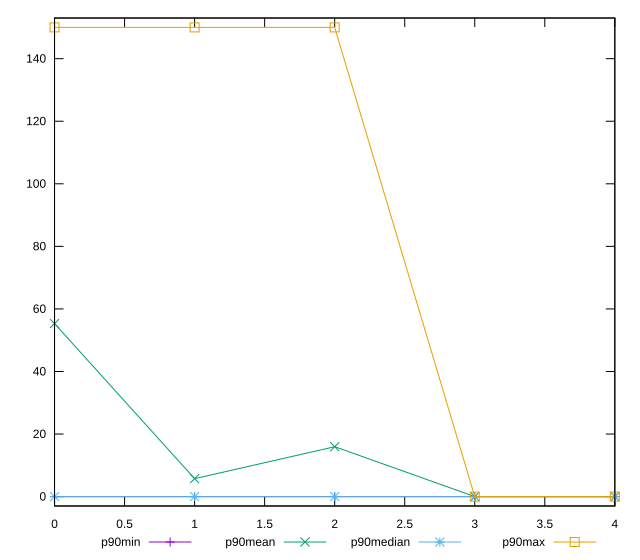

Here is the gnuplot script that generated this plot:
reset

$p90Min <<EOF
0 0
1 0
2 0
3 0
4 0
EOF

$p90Mean <<EOF
0 55.319148936170215
1 5.74468085106383
2 15.957446808510639
3 0
4 0
EOF

$p90Median <<EOF
0 0
1 0
2 0
3 0
4 0
EOF

$p90Max <<EOF
0 150
1 150
2 150
3 0
4 0
EOF

set key outside below
set xrange [0:4]
set yrange [-3:153]
set trange [-3:153]
set terminal svg size 640, 560 enhanced background rgb 'white'
set output "report_00015_2021-02-09T16-11-33.973Z/unminified-css/progression/value.svg"

plot $p90Min title "p90min" with linespoints, \
     $p90Mean title "p90mean" with linespoints, \
     $p90Median title "p90median" with linespoints, \
     $p90Max title "p90max" with linespoints

reset
